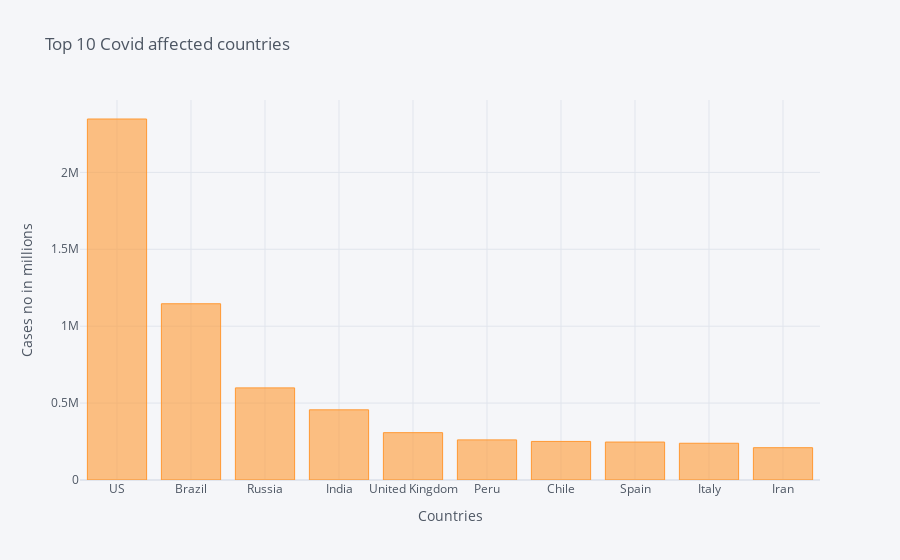

Notebook code cell kept with this figure:
### Code cell
df1.iplot(kind = 'bar',x = 'Country/Region', y = 'Confirmed',xTitle='Countries', yTitle='Cases no in millions',
          title='Top 10 Covid affected countries')

### Figure 1 — Plotly figure (JSON) as saved in the notebook; plotly's stock layout.template omitted (floating-point values rounded to 4 significant figures)
{"data": [{"marker": {"color": "rgba(255, 153, 51, 0.6)", "line": {"color": "rgba(255, 153, 51, 1.0)", "width": 1}}, "name": "Confirmed", "orientation": "v", "text": "", "type": "bar", "x": ["US", "Brazil", "Russia", "India", "United Kingdom", "Peru", "Chile", "Spain", "Italy", "Iran"], "y": [2347022, 1145906, 598878, 456183, 307682, 260810, 250767, 246752, 238833, 209970]}], "layout": {"legend": {"bgcolor": "#F5F6F9", "font": {"color": "#4D5663"}}, "paper_bgcolor": "#F5F6F9", "plot_bgcolor": "#F5F6F9", "title": {"font": {"color": "#4D5663"}, "text": "Top 10 Covid affected countries"}, "xaxis": {"gridcolor": "#E1E5ED", "showgrid": true, "tickfont": {"color": "#4D5663"}, "title": {"font": {"color": "#4D5663"}, "text": "Countries"}, "zerolinecolor": "#E1E5ED"}, "yaxis": {"gridcolor": "#E1E5ED", "showgrid": true, "tickfont": {"color": "#4D5663"}, "title": {"font": {"color": "#4D5663"}, "text": "Cases no in millions"}, "zerolinecolor": "#E1E5ED"}}}
